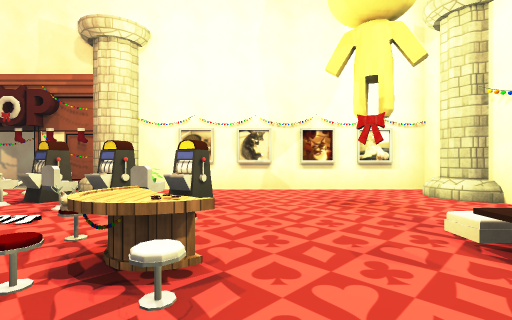
View 1 (above)

16 first-person views from a walk through a 3-D level made in the Unity game engine. The camera is 1.3 m above the floor, looks level and sees 85° across. The floor is counted in squares, 2 m on a side. Each view is taken from the middle of a square. On the plan, view 1 faces up. The plan holds only what a view shows up to about 9 squares ahead; the rest is blank. The place goes on beyond the plan. The player character is not drawn. Some animated figures are not drawn. Some surface patterns are stand-ins.

View 2
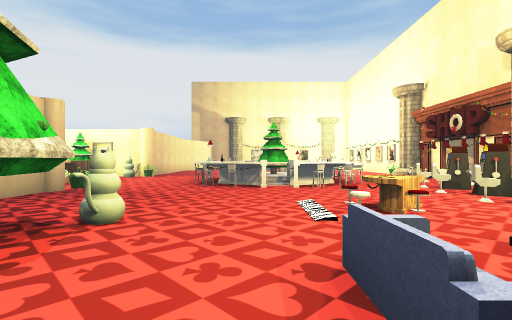

View 3
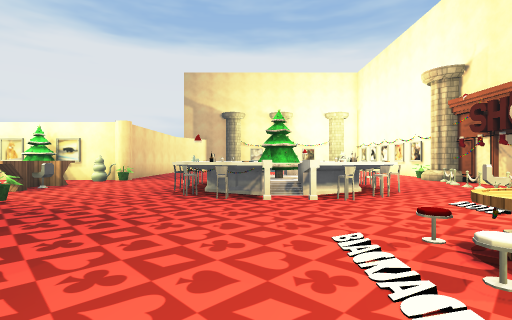

View 4
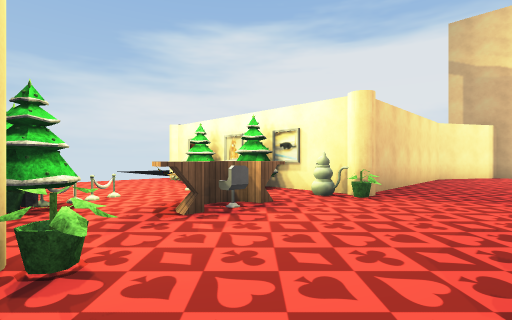

View 5
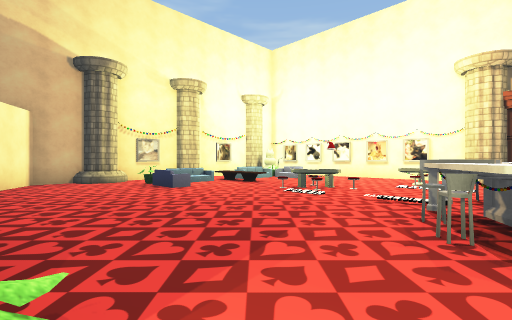

View 6
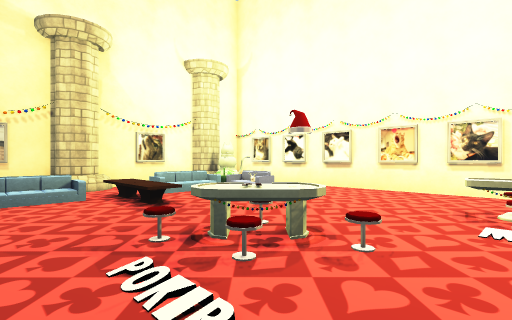

View 7
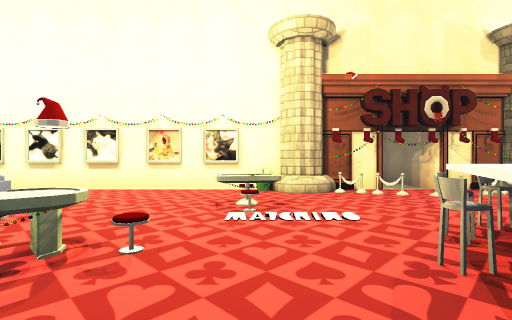

View 8
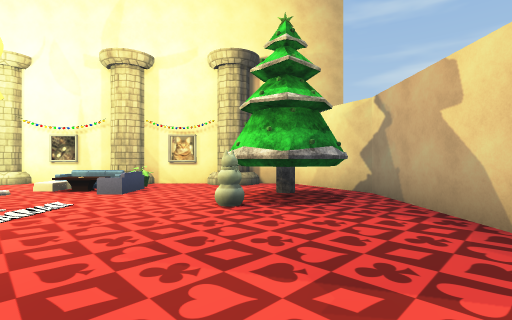

View 9
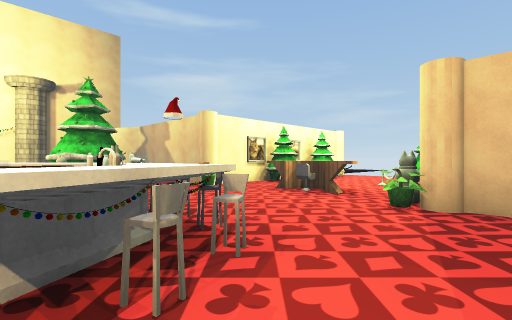

View 10
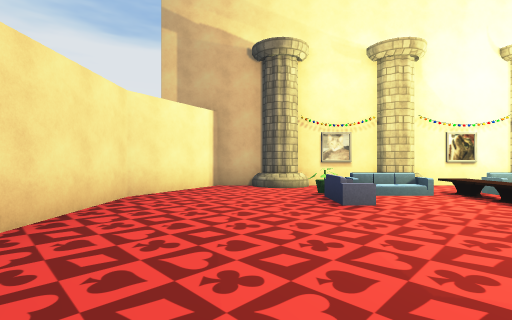

View 11
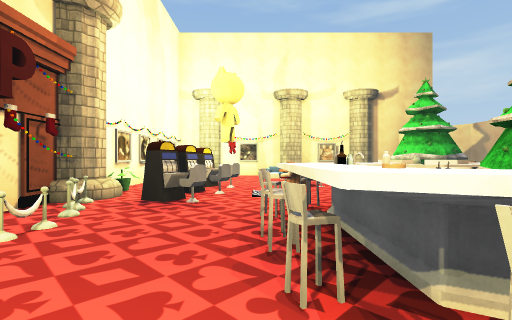

View 12
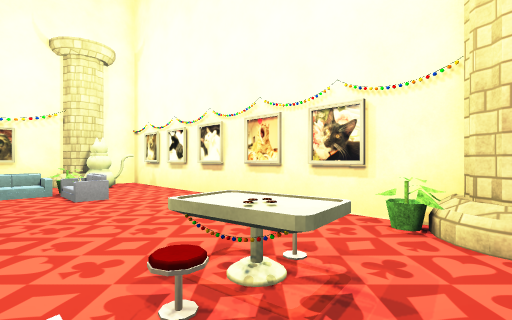

View 13
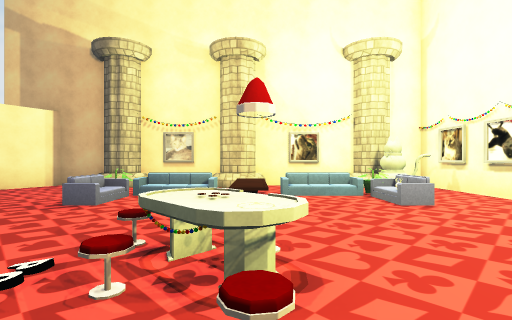

View 14
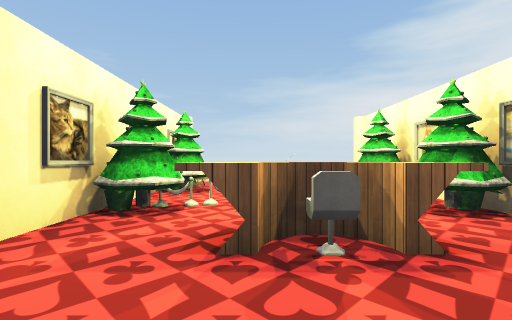

View 15
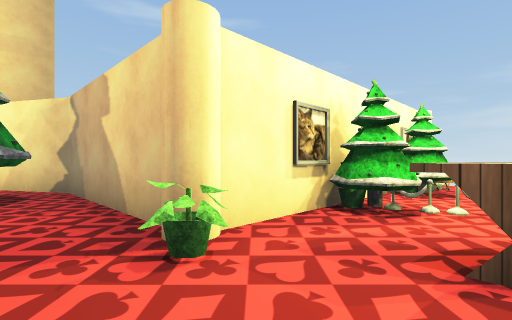

View 16
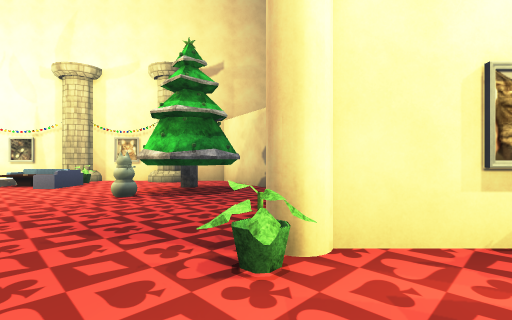

### Floor plan
Points are (right, up) in squares from view 1. A wall is a line through its corners. A room is listed if a view was taken in it or the views show most of it. See-through windows are left out.
Room 1 (views 1, 2, 3, 4, 5, 6, 7, 8, 9, 10, 11, 12, 13, 14, 15, 16)
walls: (-7.4, 0.1) (-8.1, 0.1); (-7.7, -0.6) (-8.1, 0.1); (-8, 1) (-7.8, 1.5); (-2.4, -4.3) (1.5, -4.3) (3.7, -3) (3.7, 1.1); (-8.1, -5.4) (-8.1, -8.5); (-4.5, 6.2) (-6.6, 6.2); (-8.6, 6.2) (-16.1, 6.2) (-16.1, -3) (-13.9, -4.3) (-8.6, -4.3); (-2.9, -7.9) (-2.9, -4.5); (3.7, 2) (3.7, 6.2) (-2.5, 6.2)
low walls: (-7.7, -0.5) (-7.7, -0.2) (-7.8, 0)
objects: pillar (-16, -1); pillar (-16, 1); pillar (-16, 5); sofa (-15, 0); other object (-15, 5); plant (-14, 0); table (-14, 2); plant (-14, 4); table (-13, 2); sofa (-13, 4); other object (-11, 2); plant (-9, -4); other object (-9, 4); plant (-9, 6); plant (-8, -7); other object (-8, -5); cylinder (-8, -4); other object (-8, -2); other object (-8, -1); other object (-8, 2); pillar (-8, 6); tree (-7, -9) to (-7, -8); tree (-7, -7); other object (-7, -1); other object (-7, 0); other object (-7, 2); other object (-7, 3); other object (-7, 6); desk (-6, -6) to (-5, -5); other object (-6, -2); other object (-6, -1); tree (-6, 0) to (-5, 1); other object (-6, 3); other object (-6, 5); other object (-5, -7); other object (-5, -2); other object (-5, 3); tree (-4, -9) to (-4, -8); tree (-4, -7); plant (-4, -4); other object (-4, -1); other object (-4, 1); other object (-4, 2); machine (-4, 4) to (-3, 5); other object (-4, 5); other object (-4, 6); other object (-3, -9); plant (-3, -7); cylinder (-3, -4); other object (-3, 4); pillar (-3, 6); other object (-2, 2); machine (-2, 4) to (-2, 5); table (-1, 2); machine (-1, 4); tree (0, -3); other object (0, -2); other object (0, 4); sofa (1, 1); tree (2, -3) to (2, -2); other object (2, 1); table (2, 2); pillar (3, -1); sofa (3, 1); pillar (3, 2); pillar (3, 5)

Where each view was taken, in squares from view 1:
view 1: 0 up, 0 right, facing up
view 2: 0 up, 3 right, facing left
view 3: 0 up, 1 right, facing left
view 4: 2 down, 3 left, facing down-left
view 5: 4 down, 7 left, facing up-left
view 6: 0 up, 9 left, facing up-left
view 7: 0 up, 9 left, facing up
view 8: 2 down, 4 left, facing right
view 9: 0 up, 9 left, facing down-right
view 10: 2 down, 9 left, facing left
view 11: 3 up, 8 left, facing right
view 12: 3 up, 8 left, facing up-left
view 13: 2 up, 9 left, facing left
view 14: 3 down, 5 left, facing down
view 15: 3 down, 5 left, facing down-right
view 16: 4 down, 5 left, facing right
